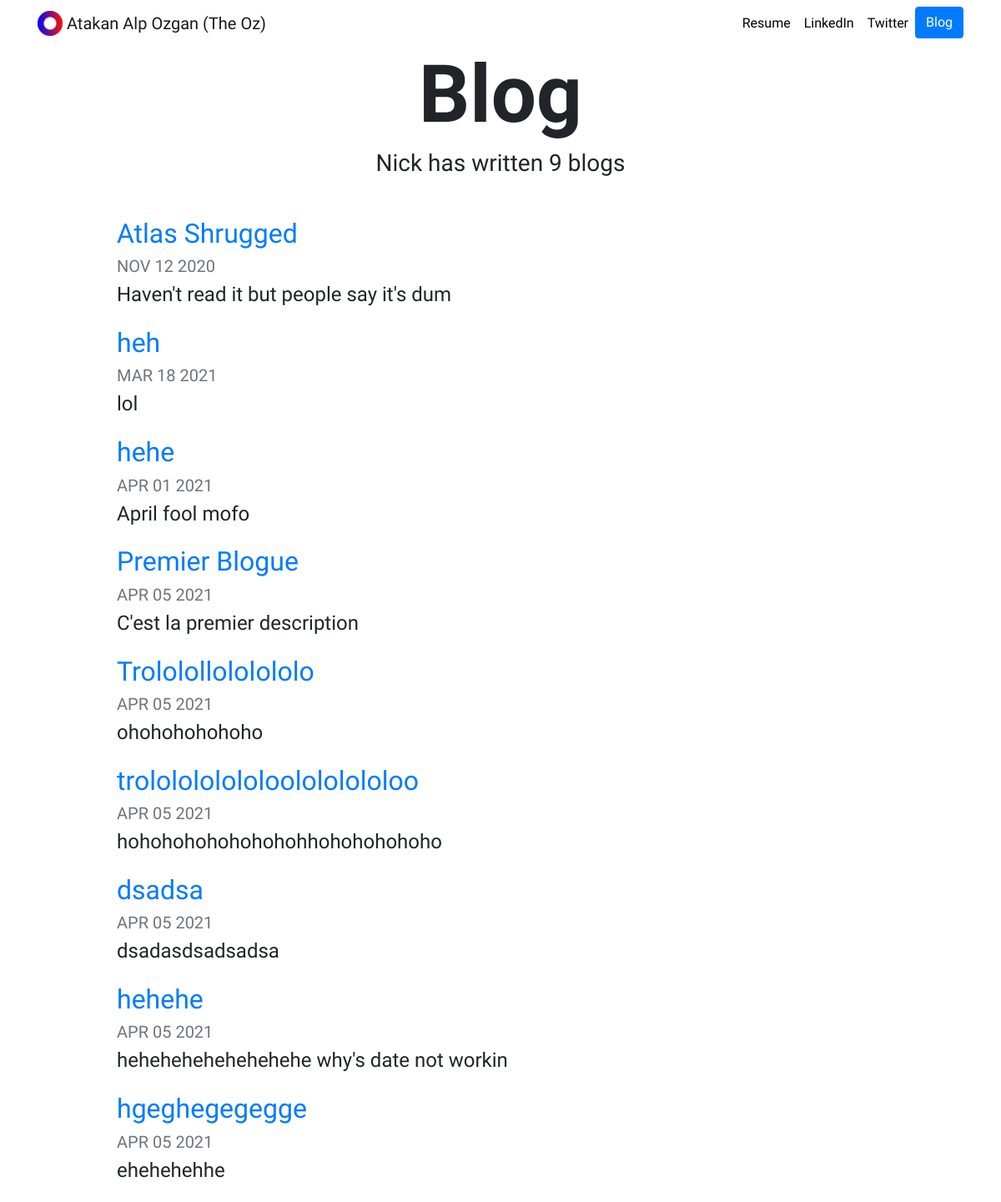
Page /blog/ on the earlier database version.
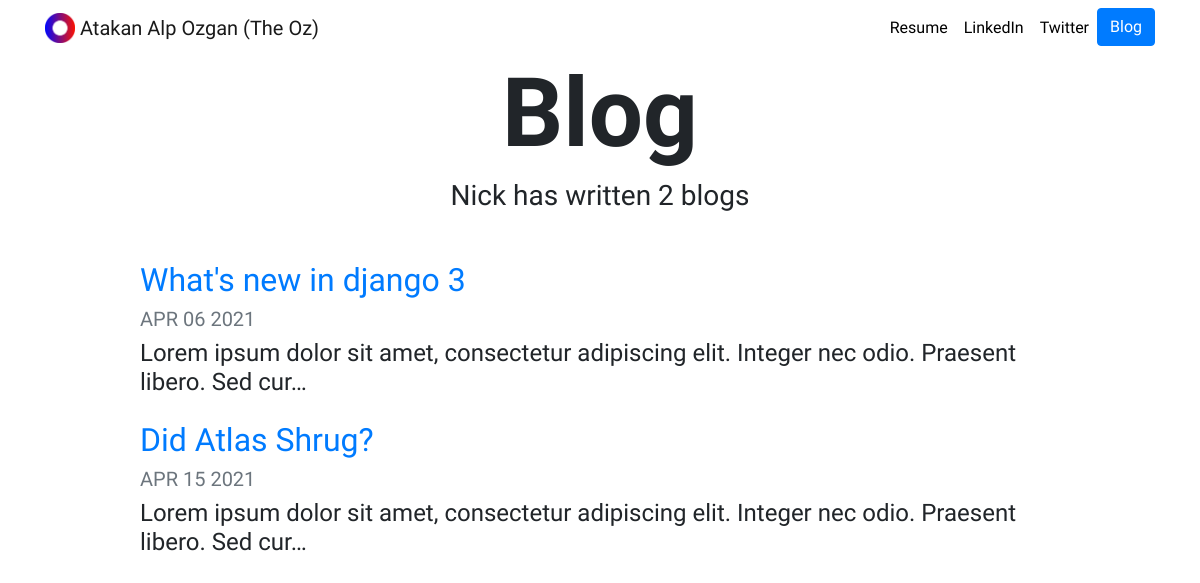
Same page on the later database version.
### blog/models.py (models this page shows, shortened)
class Blog(models.Model):
    title = models.CharField(max_length=200)
    description = models.TextField()
    date = models.DateField()

### blog/views.py (the view)
# urls.py: path('', views.all_blogs, name = "all_blogs"),
def all_blogs(request):
    blogs = Blog.objects.order_by('date')
    return render(request, "blog/all_blogs.html", {'blogs': blogs})

### blog/templates/blog/all_blogs.html
{% extends "portfolio/base.html" %}
{% load static %}
{% block content %}
<h1 id="blogtitle" class="font-weight-bold text-center">Blog</h1>
<h3 class="text-center mb-5">Nick has written {{ blogs.count }} blog{{ blogs.count|pluralize }}</h3>
{% for blog in blogs %}
<div class="row justify-content-center my-3">
  <div class="col-md-10">
    <a href="{% url 'blog:detail' blog.id %}">
      <h2>{{ blog.title }}</h2>
    </a>
    <h5 class="text-muted">{{ blog.date|date:'M d Y'|upper }}</h5>
    <h4>{{ blog.description|striptags|truncatechars:100 }}</h4>
  </div>
</div>
{% endfor %}
{% endblock %}

Differences in the rows shown:
removed Blog: title "Atlas Shrugged", date "NOV 12 2020", description "Haven't read it but people say it's dum"
removed Blog: title "heh", date "MAR 18 2021", description "lol"
removed Blog: title "hehe", date "APR 01 2021", description "April fool mofo"
removed Blog: title "Premier Blogue", date "APR 05 2021", description "C'est la premier description"
removed Blog: title "Trololollololololo", date "APR 05 2021", description "ohohohohohoho"
removed Blog: title "trololololololoolololololoo", date "APR 05 2021", description "hohohohohohohohohhohohohohoho"
removed Blog: title "dsadsa", date "APR 05 2021", description "dsadasdsadsadsa"
removed Blog: title "hehehe", date "APR 05 2021", description "hehehehehehehehehe why's date not workin"
removed Blog: title "hgeghegegegge", date "APR 05 2021", description "ehehehehhe"
added Blog: title "What's new in django 3", date "APR 06 2021", description "Lorem ipsum dolor sit amet, consectetur adipiscing elit. Integer nec odio. Praesent libero. Sed cur…"
added Blog: title "Did Atlas Shrug?", date "APR 15 2021", description "Lorem ipsum dolor sit amet, consectetur adipiscing elit. Integer nec odio. Praesent libero. Sed cur…"
Other differences:
{{ blogs.count }}: "9" → "2"
